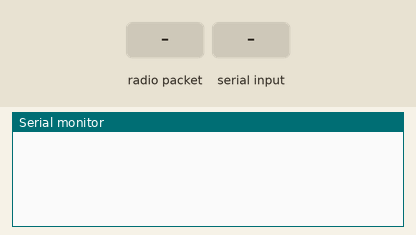
The sketch below on a simulated Arduino Uno, built with avr-gcc and run on an emulated ATmega328P. On the bench: the last lines printed to the serial monitor. The inputs (shaded band) are chosen by the test bench. No radio packets arrive unless stated.

Above: at 1.2 s.
1.3 s: radio packet "1" arrives
At 2.5 s:
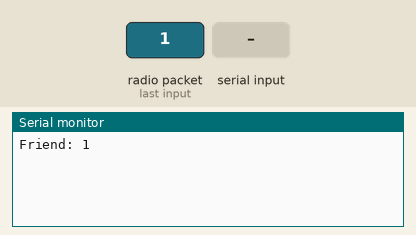
2.8 s: "1" received over Serial
At 3.9 s:
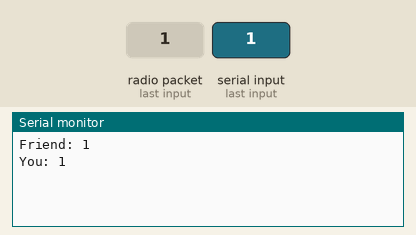

The sketch:

comunicate_between_arduinos.ino
```cpp
#include <VirtualWire.h>
char inData[500];
int newmessage = 0;

void setup() {
  vw_setup(2000);
  vw_set_tx_pin(12); //pin 12 = transmitter
  vw_rx_start(); //pin 11 = reciever
  Serial.begin(9600);
}

void loop() {
  char inChar;
  byte index = 0;
  char mss[200];
  while (Serial.available() >= 1) {
    if (index < 499) {
      delay(10);
      inChar = Serial.read();
      inData[index] = inChar;
      index++;
      inData[index] = '\0';
    }
    newmessage = 1;
  }

  if (newmessage == 1) {
    sprintf(mss, "%s", inData);
    vw_send((uint8_t *)mss, strlen(mss));
    vw_wait_tx();
    Serial.print("You: ");
    Serial.println(mss);
    delay(600);
    newmessage = 0; // Indicate that there is no new message to wait for the new one
  }

  byte message[VW_MAX_MESSAGE_LEN];
  byte messageLength = VW_MAX_MESSAGE_LEN;
  if (vw_get_message(message, &messageLength)) {
    Serial.print("Friend: ");
    for (int i = 0; i < messageLength; i++) {
      Serial.write(message[i]);
    }
    Serial.println();
  }
}
```

Measured:
- after the input at 1.3 s, the serial monitor: prints a new line at once (image 1)
- after the input at 2.8 s, the serial monitor: prints a new line after 0.07 s (image 2)
